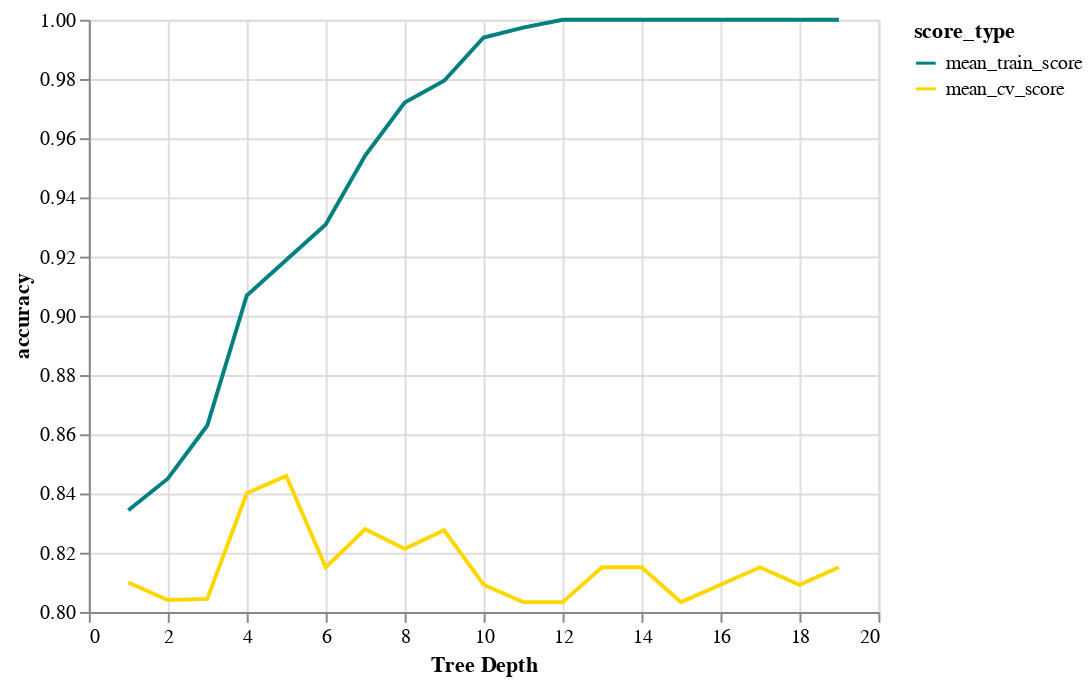

Source (notebook cell):
### Code cell
chart1.encode(alt.Y('accuracy:Q', scale=alt.Scale(zero=False)))

### Figure 1 — Vega-Lite specification as saved in the notebook (floating-point values rounded to 4 significant figures)
{"config": {"view": {"continuousWidth": 400, "continuousHeight": 300}}, "data": {"name": "data-bc232d60e98a847c47b2758728ea28a3"}, "mark": "line", "encoding": {"color": {"type": "nominal", "field": "score_type", "scale": {"domain": ["mean_train_score", "mean_cv_score"], "range": ["teal", "gold"]}}, "x": {"type": "quantitative", "axis": {"title": "Tree Depth"}, "field": "depth"}, "y": {"type": "quantitative", "field": "accuracy", "scale": {"zero": false}}}, "$schema": "https://vega.github.io/schema/vega-lite/v4.8.1.json", "datasets": {"data-bc232d60e98a847c47b2758728ea28a3": [{"depth": 1, "score_type": "mean_train_score", "accuracy": 0.8343}, {"depth": 2, "score_type": "mean_train_score", "accuracy": 0.845}, {"depth": 3, "score_type": "mean_train_score", "accuracy": 0.863}, {"depth": 4, "score_type": "mean_train_score", "accuracy": 0.9069}, {"depth": 5, "score_type": "mean_train_score", "accuracy": 0.9188}, {"depth": 6, "score_type": "mean_train_score", "accuracy": 0.9308}, {"depth": 7, "score_type": "mean_train_score", "accuracy": 0.9541}, {"depth": 8, "score_type": "mean_train_score", "accuracy": 0.9721}, {"depth": 9, "score_type": "mean_train_score", "accuracy": 0.9794}, {"depth": 10, "score_type": "mean_train_score", "accuracy": 0.994}, {"depth": 11, "score_type": "mean_train_score", "accuracy": 0.9973}, {"depth": 12, "score_type": "mean_train_score", "accuracy": 1.0}, {"depth": 13, "score_type": "mean_train_score", "accuracy": 1.0}, {"depth": 14, "score_type": "mean_train_score", "accuracy": 1.0}, {"depth": 15, "score_type": "mean_train_score", "accuracy": 1.0}, {"depth": 16, "score_type": "mean_train_score", "accuracy": 1.0}, {"depth": 17, "score_type": "mean_train_score", "accuracy": 1.0}, {"depth": 18, "score_type": "mean_train_score", "accuracy": 1.0}, {"depth": 19, "score_type": "mean_train_score", "accuracy": 1.0}, {"depth": 1, "score_type": "mean_cv_score", "accuracy": 0.8099}, {"depth": 2, "score_type": "mean_cv_score", "accuracy": 0.804}, {"depth": 3, "score_type": "mean_cv_score", "accuracy": 0.8044}, {"depth": 4, "score_type": "mean_cv_score", "accuracy": 0.8401}, {"depth": 5, "score_type": "mean_cv_score", "accuracy": 0.846}, {"depth": 6, "score_type": "mean_cv_score", "accuracy": 0.8151}, {"depth": 7, "score_type": "mean_cv_score", "accuracy": 0.8279}, {"depth": 8, "score_type": "mean_cv_score", "accuracy": 0.8213}, {"depth": 9, "score_type": "mean_cv_score", "accuracy": 0.8276}, {"depth": 10, "score_type": "mean_cv_score", "accuracy": 0.8092}, {"depth": 11, "score_type": "mean_cv_score", "accuracy": 0.8033}, {"depth": 12, "score_type": "mean_cv_score", "accuracy": 0.8033}, {"depth": 13, "score_type": "mean_cv_score", "accuracy": 0.8151}, {"depth": 14, "score_type": "mean_cv_score", "accuracy": 0.8151}, {"depth": 15, "score_type": "mean_cv_score", "accuracy": 0.8033}, {"depth": 16, "score_type": "mean_cv_score", "accuracy": 0.8092}, {"depth": 17, "score_type": "mean_cv_score", "accuracy": 0.8151}, {"depth": 18, "score_type": "mean_cv_score", "accuracy": 0.8092}, {"depth": 19, "score_type": "mean_cv_score", "accuracy": 0.8151}]}}
